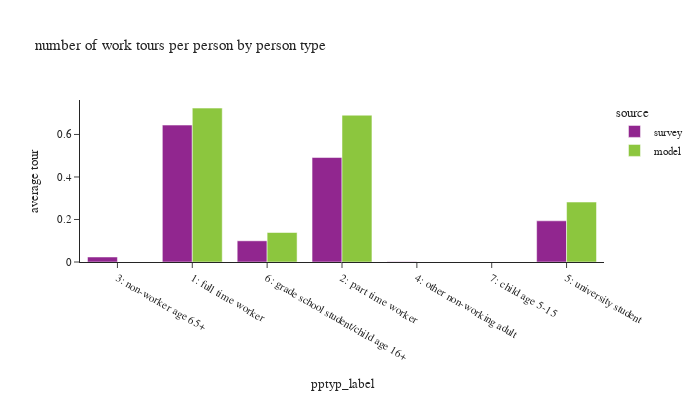

The cell this chart's notebook holds for it:
### Code cell
wk_tour = df_tour.filter(pl.col('pdpurp') == 1)

df_plot = wk_tour.groupby(['source', 'pptyp_label']).agg([
    pl.sum('toexpfac').alias('toexpfac_sum')
]).join(
    df_person.groupby(['source', 'pptyp_label']).agg([
        pl.sum('psexpfac').alias('psexpfac_sum')
    ]),
    on=['source', 'pptyp_label'],
    how='left'
).with_columns(
    (pl.col('toexpfac_sum') / pl.col('psexpfac_sum')).alias('average tour')
)

fig = px.bar(df_plot.to_pandas(), x='pptyp_label', y="average tour", color="source",
             barmode="group", title="number of work tours per person by person type")
fig.update_layout(height=400, width=700, font=dict(size=11),
                  yaxis=dict(tickformat=".2"))
fig.show()

### Figure 1 — Plotly figure (JSON) as saved in the notebook; plotly's stock layout.template omitted (floating-point values rounded to 4 significant figures)
{"data": [{"alignmentgroup": "True", "hovertemplate": "source=survey<br>pptyp_label=%{x}<br>average tour=%{y}<extra></extra>", "legendgroup": "survey", "marker": {"color": "#91268F", "pattern": {"shape": ""}}, "name": "survey", "offsetgroup": "survey", "orientation": "v", "showlegend": true, "textposition": "auto", "type": "bar", "x": [null, "3: non-worker age 65+", "1: full time worker", "6: grade school student/child age 16+", "2: part time worker", "4: other non-working adult", "7: child age 5-15", "5: university student"], "xaxis": "x", "y": [null, 0.02349, 0.6441, 0.09963, 0.4915, 0.001312, 7.368e-05, 0.1937], "yaxis": "y"}, {"alignmentgroup": "True", "hovertemplate": "source=model<br>pptyp_label=%{x}<br>average tour=%{y}<extra></extra>", "legendgroup": "model", "marker": {"color": "#8CC63E", "pattern": {"shape": ""}}, "name": "model", "offsetgroup": "model", "orientation": "v", "showlegend": true, "textposition": "auto", "type": "bar", "x": ["2: part time worker", "6: grade school student/child age 16+", "5: university student", "1: full time worker"], "xaxis": "x", "y": [0.6905, 0.1387, 0.282, 0.724], "yaxis": "y"}], "layout": {"barmode": "group", "font": {"size": 11}, "height": 400, "legend": {"title": {"text": "source"}, "tracegroupgap": 0}, "title": {"text": "number of work tours per person by person type"}, "width": 700, "xaxis": {"anchor": "y", "domain": [0, 1], "title": {"text": "pptyp_label"}}, "yaxis": {"anchor": "x", "domain": [0, 1], "tickformat": ".2", "title": {"text": "average tour"}}}}
